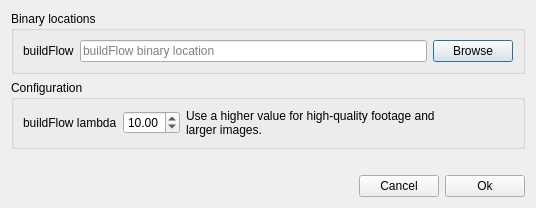
<?xml version="1.0" encoding="UTF-8"?>
<ui version="4.0">
 <class>PreferencesDialog</class>
 <widget class="QDialog" name="PreferencesDialog">
  <property name="geometry">
   <rect>
    <x>0</x>
    <y>0</y>
    <width>536</width>
    <height>208</height>
   </rect>
  </property>
  <property name="windowTitle">
   <string>slowmoUI preferences</string>
  </property>
  <layout class="QVBoxLayout" name="verticalLayout_2">
   <item>
    <layout class="QVBoxLayout" name="verticalLayout">
     <item>
      <widget class="QGroupBox" name="groupBox">
       <property name="title">
        <string>Binary locations</string>
       </property>
       <layout class="QGridLayout" name="gridLayout">
        <item row="0" column="0">
         <widget class="QLabel" name="label">
          <property name="text">
           <string>buildFlow</string>
          </property>
         </widget>
        </item>
        <item row="0" column="1">
         <widget class="QLineEdit" name="buildFlow">
          <property name="placeholderText">
           <string>buildFlow binary location</string>
          </property>
         </widget>
        </item>
        <item row="0" column="2">
         <widget class="QPushButton" name="bBuildFlow">
          <property name="text">
           <string>Browse</string>
          </property>
         </widget>
        </item>
       </layout>
      </widget>
     </item>
    </layout>
   </item>
   <item>
    <widget class="QGroupBox" name="groupBox_2">
     <property name="title">
      <string>Configuration</string>
     </property>
     <layout class="QGridLayout" name="gridLayout_2">
      <item row="0" column="0">
       <widget class="QLabel" name="label_2">
        <property name="text">
         <string>buildFlow lambda</string>
        </property>
       </widget>
      </item>
      <item row="0" column="1">
       <widget class="QDoubleSpinBox" name="lambda">
        <property name="locale">
         <locale language="English" country="UnitedStates"/>
        </property>
        <property name="minimum">
         <double>0.010000000000000</double>
        </property>
        <property name="maximum">
         <double>50.990000000000002</double>
        </property>
        <property name="singleStep">
         <double>0.500000000000000</double>
        </property>
        <property name="value">
         <double>10.000000000000000</double>
        </property>
       </widget>
      </item>
      <item row="0" column="3">
       <spacer name="horizontalSpacer_2">
        <property name="orientation">
         <enum>Qt::Horizontal</enum>
        </property>
        <property name="sizeHint" stdset="0">
         <size>
          <width>40</width>
          <height>20</height>
         </size>
        </property>
       </spacer>
      </item>
      <item row="0" column="2">
       <widget class="QLabel" name="label_3">
        <property name="text">
         <string>Use a higher value for high-quality footage and larger images.</string>
        </property>
        <property name="wordWrap">
         <bool>true</bool>
        </property>
       </widget>
      </item>
     </layout>
    </widget>
   </item>
   <item>
    <spacer name="verticalSpacer">
     <property name="orientation">
      <enum>Qt::Vertical</enum>
     </property>
     <property name="sizeHint" stdset="0">
      <size>
       <width>20</width>
       <height>38</height>
      </size>
     </property>
    </spacer>
   </item>
   <item>
    <layout class="QHBoxLayout" name="horizontalLayout">
     <item>
      <spacer name="horizontalSpacer">
       <property name="orientation">
        <enum>Qt::Horizontal</enum>
       </property>
       <property name="sizeHint" stdset="0">
        <size>
         <width>40</width>
         <height>20</height>
        </size>
       </property>
      </spacer>
     </item>
     <item>
      <widget class="QPushButton" name="bCancel">
       <property name="text">
        <string>Cancel</string>
       </property>
      </widget>
     </item>
     <item>
      <widget class="QPushButton" name="bOk">
       <property name="text">
        <string>Ok</string>
       </property>
      </widget>
     </item>
    </layout>
   </item>
  </layout>
 </widget>
 <tabstops>
  <tabstop>buildFlow</tabstop>
  <tabstop>bBuildFlow</tabstop>
  <tabstop>lambda</tabstop>
  <tabstop>bCancel</tabstop>
  <tabstop>bOk</tabstop>
 </tabstops>
 <resources/>
 <connections/>
</ui>
